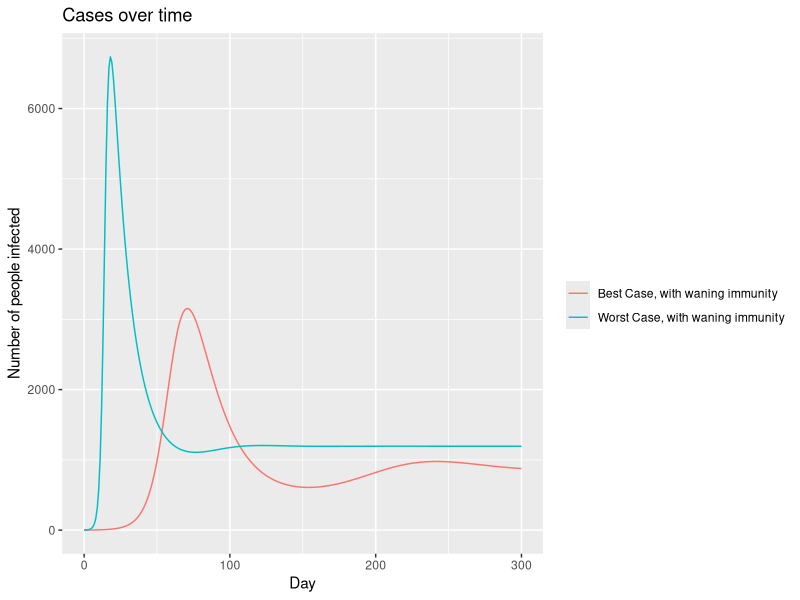
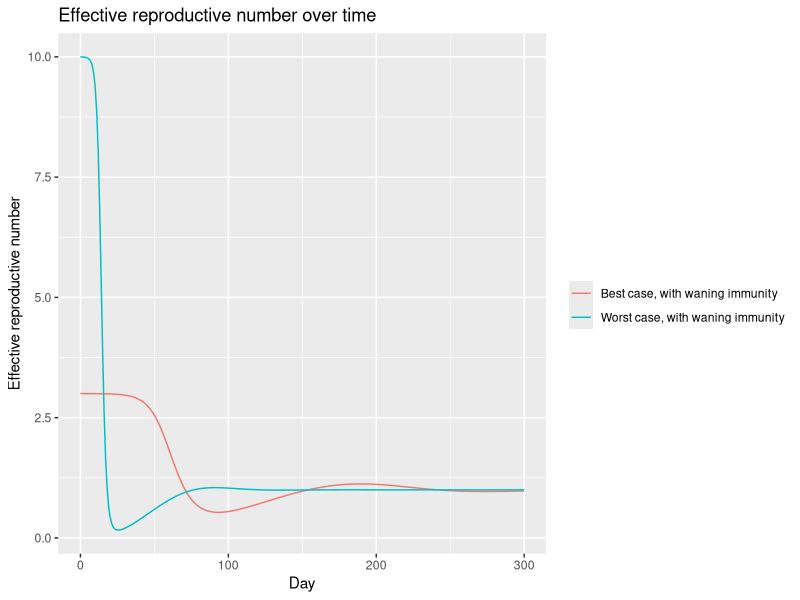
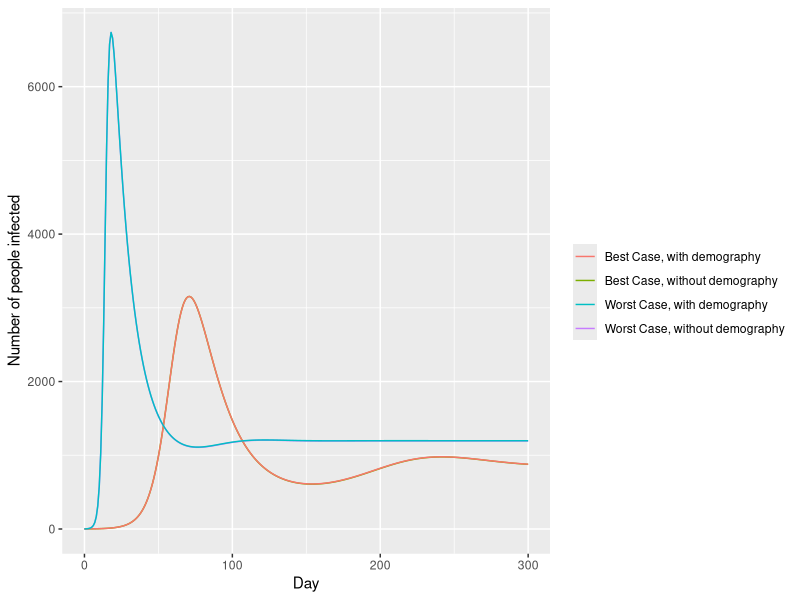

Write R code to recreate these figures, in order.
#Set up and load packages
library(deSolve)
library(ggplot2)
library(dplyr)

#################
#Question 1     #
#################

#Now we need an SIRS model - to include waning immunity
#define new model function
SIRS <- function(t, state, parameters) {
  with(as.list(c(state, parameters)),{
    N = S + I + R
    
    #SIR w/ demography equations from lecture
    dS <- -beta*S*I/N + omega*R
    dI <- beta*S*I/N - gamma*I
    dR <- gamma*I - omega*R
    
    #add a 4th state to track cumulative cases over time
    dC <- beta*S*I/N
    
    # return the rates of change as a list
    list(c(dS, dI, dR, dC))
  })
}

#################
#Question 2     #
#################

#define model parameters (gamma and beta same as in part 1)
gamma <- 1/14
R0_bounds <- c(3, 10)
beta_bounds <- gamma*R0_bounds
#add omega to parameters
omega <- 1/(3*30.5) #1 over time to immunological waning - in days, since gamma is in days
params <- c(gamma=gamma,
            omega=omega)

state <- c(S = 10000-1, #population of 10,000, 1 person starts of infected
           I = 1, 
           R = 0,
           C = 0 #track cumulative number of infections
)
T_end <- 300 #run model for 300 time steps (e.g. days)
times <- seq(0, T_end, by = 1) #runs the model for 300 time steps (e.g. days), and computes output at each time step 

#################
#Question 3a    #
#################

#Run with lower beta (R0=3)
params['beta'] <- beta_bounds[1]
out_best2 <- data.frame(ode(y = state, times = times, func = SIRS, parms = params))
#Rerun with higher beta (R0=10)
params['beta'] <- beta_bounds[2]
out_worst2 <- data.frame(ode(y = state, times = times, func = SIRS, parms = params))

print(paste("Best case with immunological waning:", round(out_best2[T_end+1, 'C']), "cumulative cases"))
print(paste("Worst case with immunological waning:", round(out_worst2[T_end+1, 'C']), "cumulative cases"))
#we find that cumulative cases can exceed population size because each person can get infected more than once.

#################
#Question 3b    #
#################

print(paste("With immunological waning, best case epidemic peak occurs at",
            out_best2[which.max(out_best2[,"I"]),"time"], "days, with",
            round(max(out_best2[,"I"])), "cases."))

print(paste("With immunological waning, worst case epidemic peak occurs at",
            out_worst2[which.max(out_worst2[,"I"]),"time"], "days, with",
            round(max(out_worst2[,"I"])), "cases."))

ggplot() + 
  geom_line(data=out_best2, aes(x=time, y=I, color="Best Case, with waning immunity")) +
  geom_line(data=out_worst2, aes(x=time, y=I, color="Worst Case, with waning immunity")) +
  labs(x="Day", y="Number of people infected", color="") +
  ggtitle("Cases over time")
#Note - In the above figure, it looks like a steady state has been reached in the worst case version, when waning immunity is included.

#################
#Question 4     #
#################

#R0 doesn't change, but the effective reproductive number does
#You weren't asked to calculate the effective reproductive number
#But if you wanted to:
Rt_best2 <- R0_bounds[1]*out_best2$S/sum(state)
Rt_worst2 <- R0_bounds[2]*out_worst2$S/sum(state)

Rt_all <- rbind(data.frame("Rt"=Rt_best2, "version"="Best case, with waning immunity"),
                data.frame("Rt"=Rt_worst2, "version"="Worst case, with waning immunity"))
Rt_all <- cbind("time"=out_best2$time, Rt_all)

ggplot(Rt_all, aes(x=time, y=Rt, color=version)) +
  geom_line() +
  labs(x="Day", y="Effective reproductive number", color="") +
  ggtitle("Effective reproductive number over time")
#Notice how the effective reproductive number stabilizes at 1 when we incorporate waning immunity

#################
#Question 5     #
#################

#Intuition is that incorporating demography won't matter much over the short (300 day) horizon
#Here, we show this with an updated (open) model 

OpenSIRS<-function(t, state, parameters) {
  with(as.list(c(state, parameters)),{
    N = S + I + R
    
    #SIR w/ demography equations from lecture
    dS <- -beta*S*I/N + birth*N - death*S + omega*R
    dI <- beta*S*I/N - death*I - gamma*I
    dR <- gamma*I - death*R - omega*R
    
    #add a 4th state to track cumulative cases over time
    dC <- beta*S*I/N
    
    # return the rates of change as a list
    list(c(dS, dI, dR, dC))
  })
}
params <- c(gamma=gamma,
            omega=omega, #1 over time to immunological waning
            birth=(120/10000)*(1/365), #births per population per day
            death=(120/10000)*(1/365)) #births per population per day

#Run with lower beta (R0=3)
params['beta'] <- beta_bounds[1]
out_best2_demo <- data.frame(ode(y = state, times = times, func = OpenSIRS, parms = params))
#Run with higher beta (R0=10)
params['beta'] <- beta_bounds[2]
out_worst2_demo <- data.frame(ode(y = state, times = times, func = OpenSIRS, parms = params))
ggplot() + 
  geom_line(data=out_best2, aes(x=time, y=I, color="Best Case, without demography")) +
  geom_line(data=out_worst2, aes(x=time, y=I, color="Worst Case, without demography")) +
  geom_line(data=out_best2_demo, aes(x=time, y=I, color="Best Case, with demography")) +
  geom_line(data=out_worst2_demo, aes(x=time, y=I, color="Worst Case, with demography")) +
  labs(x="Day", y="Number of people infected", color="")
#with and without demography lines completely overlap
